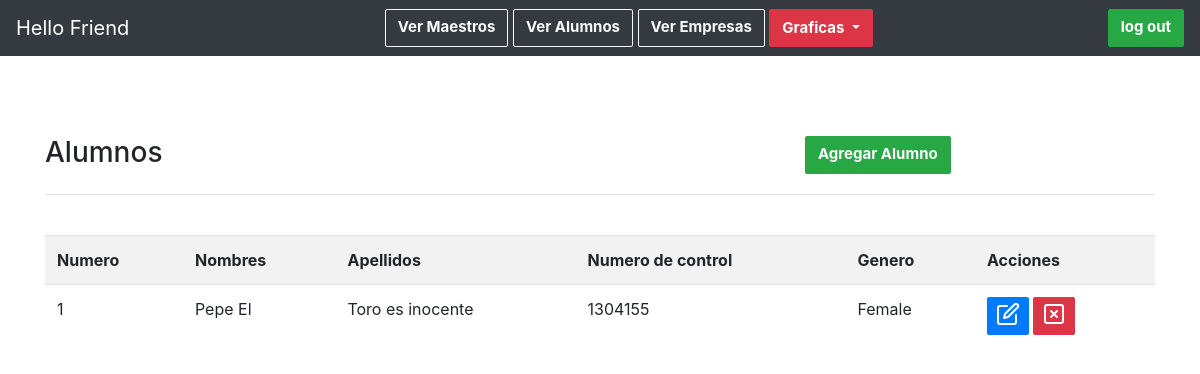
/alumnos.php, run on the app's committed database.
### tables this page shows
CREATE TABLE `alumnos` (
  `nombres` varchar(45) DEFAULT NULL,
  `apellidos` varchar(45) DEFAULT NULL,
  `no_control` varchar(15) DEFAULT NULL,
  `genero` varchar(45) DEFAULT NULL,
  `id` int(11) NOT NULL AUTO_INCREMENT,
  PRIMARY KEY (`id`)
);

### alumnos.php (the view, shortened to what this page needs)
<?php include_once("components/header.php"); ?>
<?php
    include("conexion.php");
?>
<!DOCTYPE html>
<html lang="es">
<head>
</head>
<body>
	<div class="container">
		<div class="content">
            <div class="row">
                <div class="col-8">
                    <h3 >Alumnos</h3>
                </div>
                <div class="col-4">
                    <a class="btn btn-success" href="agregar-alumno.php">Agregar Alumno</a>
                </div>
            </div>
			<hr />
			<br />
			<div class="table-responsive">
                <table class="table table-striped table-hover">
                    <tr>
                        <th>Numero</th>
                        <th>Nombres</th>
                        <th>Apellidos</th>
                        <th>Numero de control</th>
                        <th>Genero</th>
                        <th>Acciones</th>
                    </tr>
                    <?php
                    $stmt = $conn->prepare("SELECT * FROM alumnos");
                    $stmt->execute();
                    $result = $stmt->get_result();
                    if ($result ->num_rows ==0) {
                        echo '<tr><td colspan="8">No hay datos.</td></tr>';
                    } else {
                        $no = 1;
                        while($row = $result->fetch_array()){
                            echo '
                            <tr>
                                <td>'.$no.'</td>
                                <td>'.$row['nombres'].'</td>
                                <td>'.$row['apellidos'].'</td>
                                <td>'.$row['no_control'].'</td>
                                <td>'.$row['genero'].'</td>
                                ';
                            echo '
                                <td>
                                    <a href="editar-alumno.php?nik='.$row['id'].'" title="Editar datos" class="btn btn-primary btn-sm"><i data-feather="edit"></i></a>
                                    <a href="alumnos.php?aksi=delete&nik='.$row['id'].'" title="Eliminar" onclick="return confirm(\'Esta seguro de borrar los datos '.$row['nombres'].'?\')" class="btn btn-danger btn-sm"><i data-feather="x-square"></i></a>
                                </td>
                            </tr>
                            ';
                            $no++;
                        }
                    }
                    ?>
                </table>
			</div>
		</div>
    </div>
</body>
</html>

### main.css (style rules this page uses)
.form-control, .btn { min-height: 38px; border-radius: 2px; }
.btn { font-size: 15px; font-weight: bold; }

### alumnos.php (style rules this page uses)
.content { margin-top: 80px; }

### data on the page
alumnos: nombres "Pepe El", apellidos "Toro es inocente", no_control "1304155", genero "Female"
